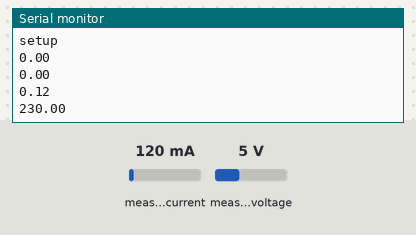
Bench run of a sketch on a simulated Arduino Uno, built with avr-gcc and run on an emulated ATmega328P. Parts: the last lines printed to the serial monitor. The test bench sets the inputs (shaded band); at power-on: measured current 120 mA, measured voltage 5 V. No radio packets arrive unless stated.

Above: at 1.9 s.
2.0 s: measured current set to 40 mA
At 2.8 s:
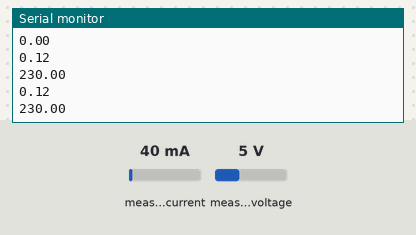
3.5 s: measured voltage set to 0.3 V
At 4.4 s:
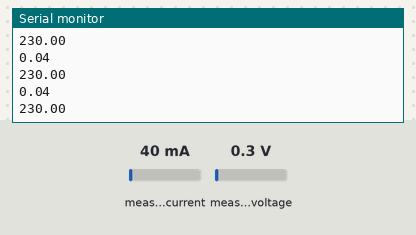
5.0 s: measured current set to 500 mA
At 5.0 s:
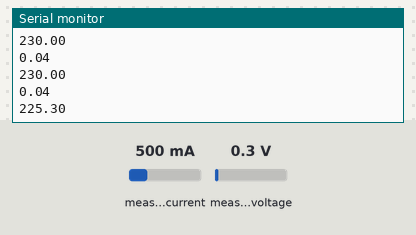
6.5 s: measured voltage set to 3.8 V
At 7.1 s:
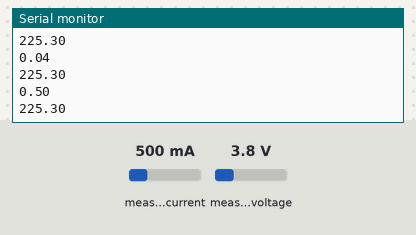
Timing chart, 0 to 9.0 s (numbered marks = the images above; inputs shaded):
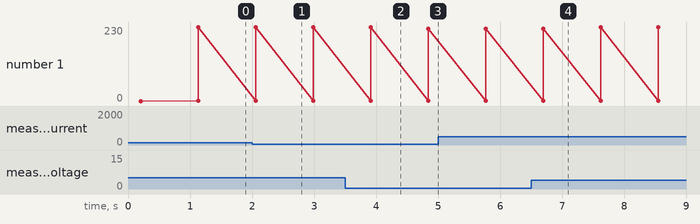

The sketch:

Kod_programu_uporzadkowane.ino
```cpp
/*
 * Przemysław Cichocki 154812
 * Projekt inżynierski - Bezprzewodowy pomiar energii elektrycznej
 */

//--------------
// Biblioteki: |
//--------------------------------------------------------------------------------------------------------
#include <VirtualWire.h>               // Biblioteka umożliwiająca wysyłanie inf z nad do odb            |
#include "EmonLib.h"                   // Bibliotega umożliwiająca pomiar energii                        |
EnergyMonitor emon1;                   // Create an instance                                             |
//--------------------------------------------------------------------------------------------------------
//----------
//Zmienne: |
//--------------------------------------------------------------------------------------------------------
int P;                                // Moc                                                             |
int natezenie = 0;                    // Natężenie prądu                                                 |
int napiecie = 0;                     // Napięcie                                                        |
float energia = 0;                    // Energia                                                         |
int energia_delta = 0;                // Wysylane musi byc int                                           |
boolean pobiera_prad = false;         // Zmienna pomocnicza do wyznaczania czasu pradu.                  |
unsigned int licznik_czasu = 1;       // Zmienna odpowiedzialna za zliczanie czasu pobierania pradu.     |
char Sensor1CharMsg[8];               // Tablica do wysyłania znaków                                     |
//--------------------------------------------------------------------------------------------------------
//---------------------------------------
// Program start / jednorazowe komendy: |
//--------------------------------------------------------------------------------------------------------
void setup()							        //													                                           |
{										              //													                                           |
    Serial.begin(9600);	  				// Debugging only										                                   |
    Serial.println("setup");			// Wypisanie 'setup' ?	 								                               |
    emon1.voltage(5, 238.5, 0.94);// Voltage: input pin, calibration, phase_shift ?234.26?	             |
    emon1.current(1, 30);         // Current: input pin, calibration.						                         |
										              //													                                           |
                                  // Initialise the IO and ISR																           |
                                  // vw_set_ptt_inverted(true); 			                                   |
    vw_setup(2000);	 					    // Bits per sec / Częstotliwosc nadawania				                       |
}										              //													                                           |
//--------------------------------------------------------------------------------------------------------
//-----------------------------------------------------
// Początek pętli / program bd wykonywał się w pętli: |
//--------------------------------------------------------------------------------------------------------
void loop()								            //													                                       |
{										                  //													                                       |
	float Irms = emon1.Irms;            // Obliczenie Irms za pomocą biblioteki emon1				               |
	float Vrms = emon1.Vrms;	          // Obliczenie Vrms za pomoca biblioteki emon1				               |
	emon1.calcVI(20,2000);    		      // Calculate all. No.of half wavelengths (crossings), time-out	   |
	P = Irms * Vrms;					          // Moc wylicznona z napiecia i natezenia					                 |
	natezenie = Irms * 1000; 		      // Robie z zmiennej float inta, aby moc wysłac w postaci char	     |
    napiecie  = Vrms * 100;        		// Napiecie Vrms zwiekszam, aby zrobic float w odbiorniku	         |
	                                    //funkcja, która umożliwia mi wysłanie więcej niż jedną zmienna		 |
  sprintf(Sensor1CharMsg, "%d, %d ,%d.",natezenie, napiecie, P);//						                           |
  //Serial.println(napiecie);
  Serial.println(Irms);
  Serial.println(Vrms);
	                                    //																						                     |
	// Poczatek wysylania wiadomosci															                                         |
		vw_send((uint8_t *)Sensor1CharMsg, strlen(Sensor1CharMsg));//						                             |
		vw_wait_tx(); // Wait until the whole message is gone									                               |
	// Koniec wysylania wiadomości																                                         |
    delay(665);							// Opoznienie ustawione na podstawie testow				                           |
}										                  //												                                         |
//--------------------------------------------------------------------------------------------------------
```

Measured:
- plotted number 1: 230 → 225.3 after the input at 3.5 s, 225.3 → 228.8 after the input at 6.5 s
